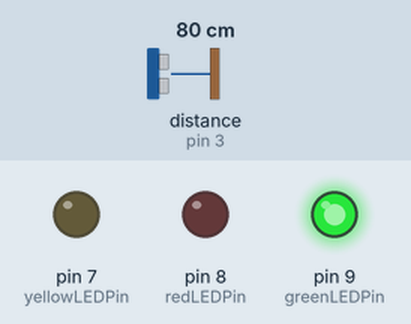
Recording of a sketch running on a simulated Arduino Uno, built with avr-gcc and run on an emulated ATmega328P. On the bench: output pins drawn as LEDs (lit = HIGH). Wiring (inferred from the names in the program): ultrasonic range finder: trigger pin 2; echo pin 3. The inputs (shaded band) are chosen by the test bench; at power-on: distance to the obstacle (sensor on pin 3) 80 cm. The echo pulse lasts 58.3 µs per cm; pins used as bus, display or sensor lines are not drawn.

Above: at 1.2 s.
1.3 s: distance to the obstacle (sensor on pin 3) set to 17 cm
2.8 s: distance to the obstacle (sensor on pin 3) set to 13 cm
At 4.2 s:
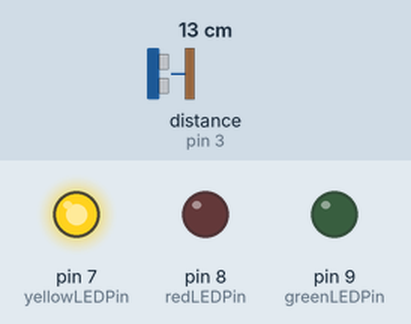
At 6.5 s:
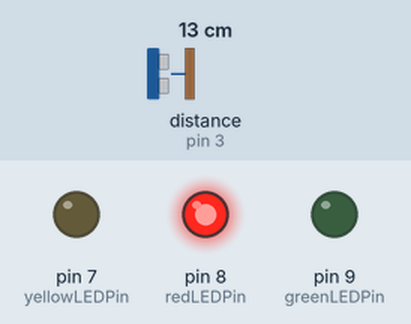
Timing chart, 0 to 26.4 s (numbered marks = the images above; inputs shaded):
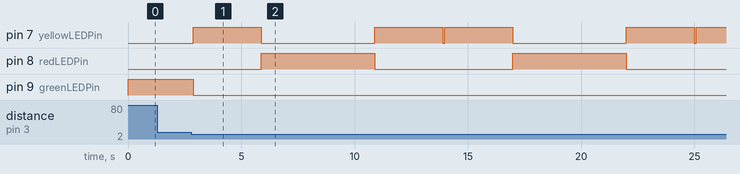

The sketch:

sketch_may24a.ino
```cpp
const int trigPin = 2;
const int echoPin = 3;
const int yellowLEDPin = 7;
const int redLEDPin = 8;
const int greenLEDPin = 9;
const int obstacleDistance = 15;

void setup() {
  pinMode(trigPin, OUTPUT);
  pinMode(echoPin, INPUT);
  pinMode(yellowLEDPin, OUTPUT);
  pinMode(redLEDPin, OUTPUT);
  pinMode(greenLEDPin, OUTPUT);
  Serial.begin(9600);
  digitalWrite(greenLEDPin, HIGH);
}

void loop() {
  digitalWrite(trigPin, LOW);
  delayMicroseconds(2);
  digitalWrite(trigPin, HIGH);
  delayMicroseconds(10);
  digitalWrite(trigPin, LOW);

  long duration = pulseIn(echoPin, HIGH);
  int distance = duration * 0.034 / 2;

  if (distance > 0 && distance < obstacleDistance) {
    digitalWrite(greenLEDPin, LOW);
    digitalWrite(yellowLEDPin, HIGH);
    delay(3000);
    digitalWrite(yellowLEDPin, LOW);
    digitalWrite(redLEDPin, HIGH);
    delay(5000);
    digitalWrite(redLEDPin, LOW);
    digitalWrite(yellowLEDPin, HIGH);
    delay(3000);
    digitalWrite(yellowLEDPin, LOW);

  } else {
    digitalWrite(redLEDPin, LOW);
    digitalWrite(yellowLEDPin, LOW);
    digitalWrite(greenLEDPin, HIGH);
  }
  delay(100);
}
```

Measured:
- the behaviour switches between 16 and 15 cm on distance to the obstacle (sensor on pin 3) (found by bisection; images 0 and 1)
- after the input at 1.3 s, every drawn part: stays the same
- after the input at 2.8 s, pin 7 (yellowLEDPin): LOW → HIGH after 0.09 s, → LOW 3.0 s later, → HIGH 5.0 s later, → LOW 3.0 s later, … (9 changes in this stretch); pin 8 (redLEDPin): alternates HIGH for 5.0 s and LOW for 6.1 s, starting after 3.1 s; pin 9 (greenLEDPin): HIGH → LOW after 0.09 s
